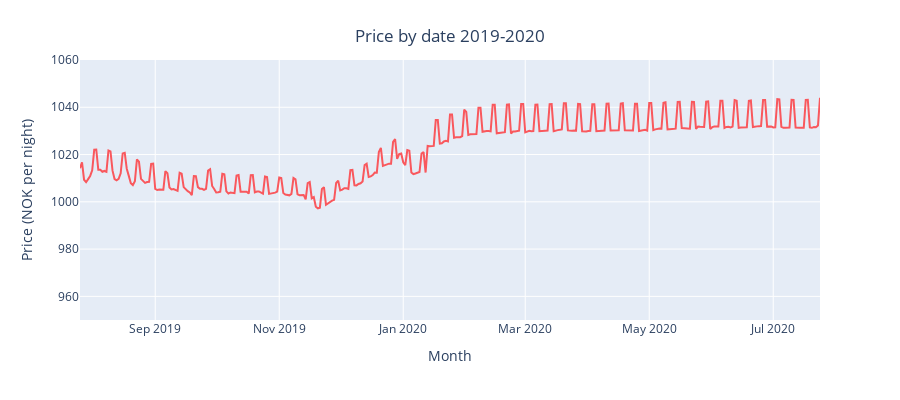

The notebook cell this image was saved under:
### Code cell
df_last_year_price = df_last_year.groupby('date')['price'].mean().reset_index()

fig = px.line(df_last_year_price, x='date', y="price", color_discrete_sequence=['#f9585d'], labels={"price": "Price (NOK per night)", "date": "Month"})
fig.update_layout(height=400, width=900, title={
        'text': "Price by date 2019-2020",
        'x':0.5,
        'xanchor': 'center',
        'yanchor': 'top'})
fig.update_yaxes(range=[950, 1060])
fig.show()

### Figure 1 — Plotly figure (JSON) as saved in the notebook; plotly's stock layout.template omitted (floating-point values rounded to 4 significant figures; data arrays with more than 128 entries replaced by an {"elided": "..."} marker saying what was removed)
{"data": [{"hovertemplate": "Month=%{x}<br>Price (NOK per night)=%{y}<extra></extra>", "legendgroup": "", "line": {"color": "#f9585d", "dash": "solid"}, "mode": "lines", "name": "", "orientation": "v", "showlegend": false, "type": "scatter", "x": {"elided": "365 str values"}, "xaxis": "x", "y": {"elided": "365 float values"}, "yaxis": "y"}], "layout": {"height": 400, "legend": {"tracegroupgap": 0}, "margin": {"t": 60}, "title": {"text": "Price by date 2019-2020", "x": 0.5, "xanchor": "center", "yanchor": "top"}, "width": 900, "xaxis": {"anchor": "y", "domain": [0, 1], "title": {"text": "Month"}}, "yaxis": {"anchor": "x", "domain": [0, 1], "range": [950, 1060], "title": {"text": "Price (NOK per night)"}}}}
